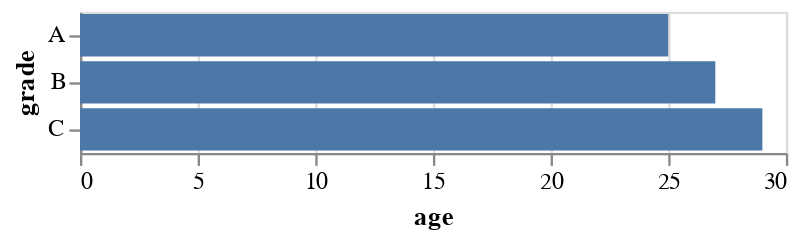

Here is the notebook cell this chart was saved with:
### Code cell
alt.Chart(df).mark_bar().encode(
    x='age',
    y='grade',
    tooltip=['age', 'grade']
).interactive()

### Figure 1 — Vega-Lite specification as saved in the notebook (floating-point values rounded to 4 significant figures)
{"config": {"view": {"continuousWidth": 300, "continuousHeight": 300}}, "data": {"name": "data-5b0904a982ec7c7c0c0aee77ecfc075f"}, "mark": {"type": "bar"}, "encoding": {"tooltip": [{"field": "age", "type": "quantitative"}, {"field": "grade", "type": "nominal"}], "x": {"field": "age", "type": "quantitative"}, "y": {"field": "grade", "type": "nominal"}}, "params": [{"name": "param_13", "select": {"type": "interval", "encodings": ["x", "y"]}, "bind": "scales"}], "$schema": "https://vega.github.io/schema/vega-lite/v5.16.3.json", "datasets": {"data-5b0904a982ec7c7c0c0aee77ecfc075f": [{"name": "Alice", "age": 25, "grade": "A"}, {"name": "Bob", "age": 27, "grade": "B"}, {"name": "Carol", "age": 29, "grade": "C"}]}}
